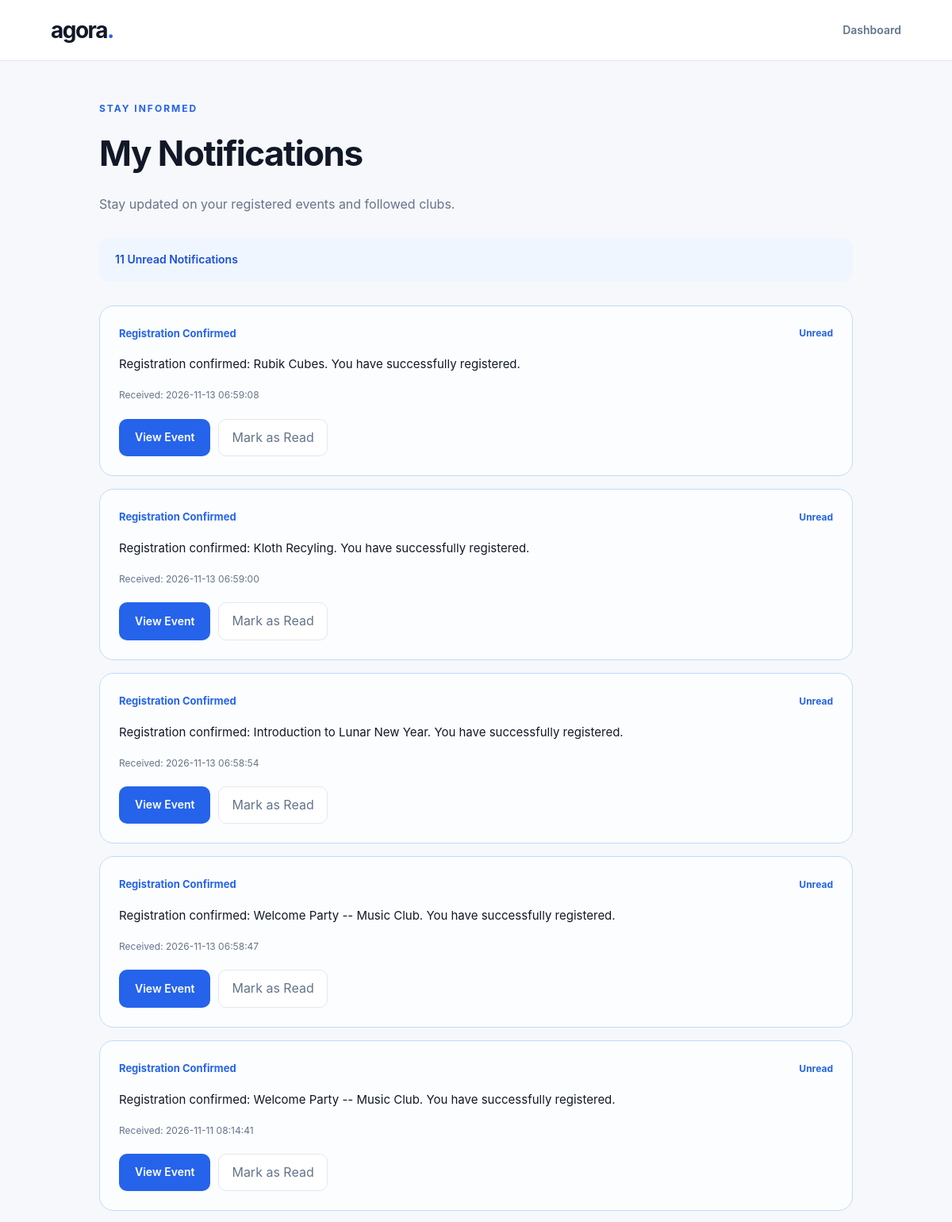
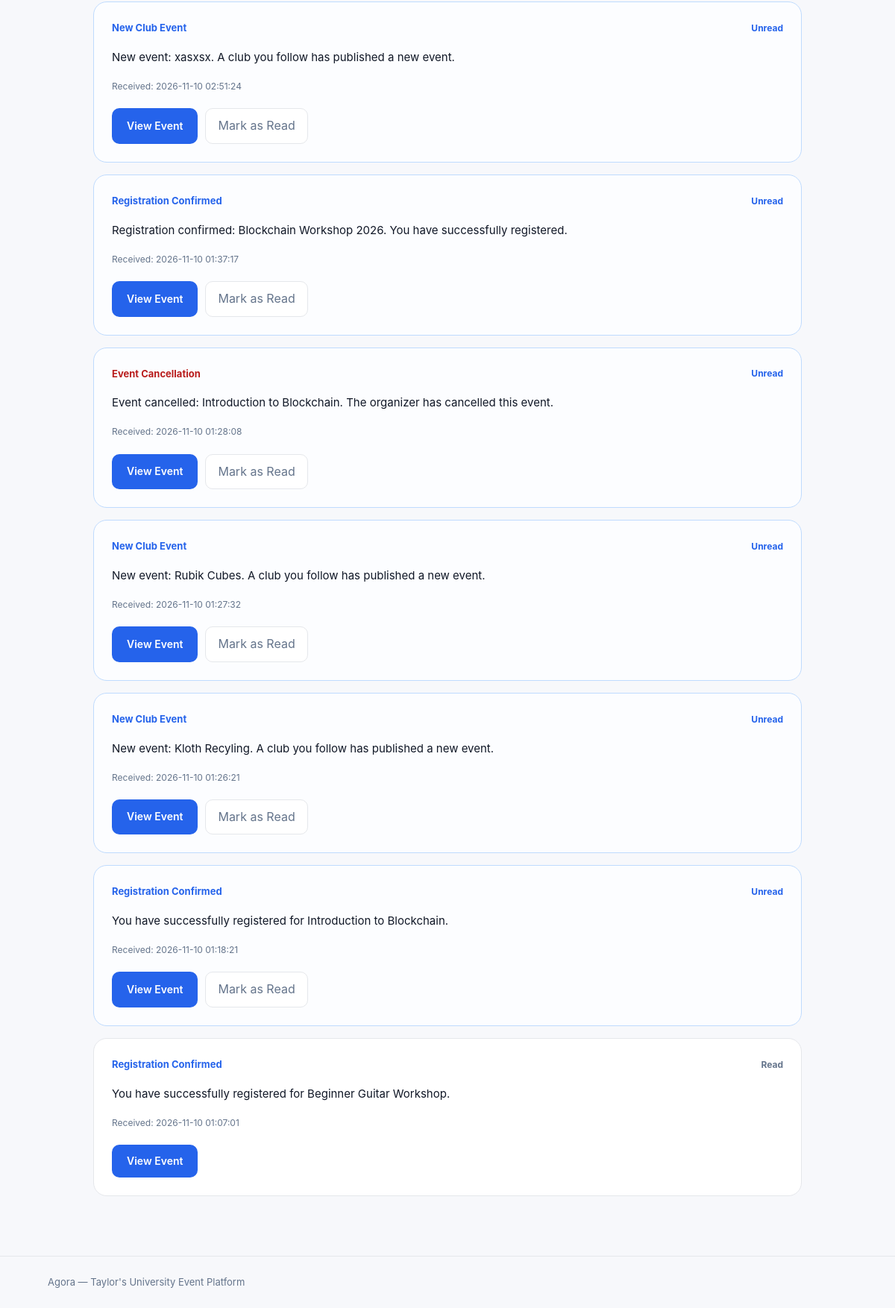
Screenshot of /notifications.php (signed in) with the database file from the repository (2 pictures, top to bottom).
### tables this page shows
CREATE TABLE `notifications` (
  `notification_id` int NOT NULL,
  `user_id` int NOT NULL,
  `event_id` int DEFAULT NULL,
  `notification_type` varchar(30) NOT NULL,
  `message` varchar(255) NOT NULL,
  `is_read` tinyint(1) NOT NULL DEFAULT '0',
  `created_at` timestamp NULL DEFAULT CURRENT_TIMESTAMP
);

### notifications.php (the view, shortened to what this page needs)
<?php
require_once "pdo.php";
$user_id = $_SESSION["user_id"];
$sql = "SELECT
            notification_id,
            event_id,
            notification_type,
            message,
            is_read,
            created_at
        FROM notifications
        WHERE user_id = ?
        ORDER BY created_at DESC,
                 notification_id DESC";
$stmt = $pdo->prepare($sql);
$stmt->execute([$user_id]);
$notifications = $stmt->fetchAll(
    PDO::FETCH_ASSOC
);
$unread_count = 0;
foreach ($notifications as $notification) {
    if ($notification["is_read"] == 0) {
        $unread_count++;
    }
}
$type_labels = [
    "registration" => "Registration Confirmed",
    "reminder" => "Event Reminder",
    "event_update" => "Event Update",
    "event_cancelled" => "Event Cancellation",
    "new_event" => "New Club Event"
];
?>
<!DOCTYPE html>
<html lang="en">
<head>
    <link rel="stylesheet" href="style.css">
</head>
<body>
<header class="site-header">
    <div class="container header-content">
        <a href="dashboard.php" class="brand">
            agora<span>.</span>
        </a>
        <a href="dashboard.php" class="logout">
            Dashboard
        </a>
    </div>
</header>
<main class="container notifications-page">
    <div class="eyebrow">
        Stay Informed
    </div>
    <h1>My Notifications</h1>
    <p class="notifications-intro">
        Stay updated on your registered events
        and followed clubs.
    </p>
    <div class="notifications-summary">
        <?php echo $unread_count; ?>
        Unread Notification<?php
            echo $unread_count == 1 ? "" : "s";
        ?>
    </div>
    <?php if (count($notifications) == 0) { ?>
        <div class="notification-empty">
            <h2>No Notifications Yet</h2>
            <p>
                You will see registration confirmations,
                reminders and club updates here.
            </p>
            <a href="index.php" class="btn-primary">
                Browse Events
            </a>
        </div>
    <?php } else { ?>
        <div class="notifications-list">
            <?php foreach ($notifications as $notification) { ?>
                <?php
                $type = $notification["notification_type"];
                $type_label =
                    $type_labels[$type] ?? "Notification";
                $is_unread =
                    $notification["is_read"] == 0;
                $card_class = "notification-card";
                if ($is_unread) {
                    $card_class .= " notification-unread";
                }
                $type_class = "notification-type";
                if ($type == "event_cancelled") {
                    $type_class .= " notification-danger";
                } elseif ($type == "reminder") {
                    $type_class .= " notification-warning";
                }
                ?>
                <article class="<?php
                    echo $card_class;
                ?>">
                    <div class="notification-top">
                        <span class="<?php
                            echo $type_class;
                        ?>">
                            <?php echo htmlspecialchars(
                                $type_label
                            ); ?>
                        </span>
                        <?php if ($is_unread) { ?>
                            <span class="notification-status
                                         notification-status-unread">
                                Unread
                            </span>
                        <?php } else { ?>
                            <span class="notification-status">
                                Read
                            </span>
                        <?php } ?>
                    </div>
                    <p class="notification-message">
                        <?php echo htmlspecialchars(
                            $notification["message"]
                        ); ?>
                    </p>
                    <div class="notification-date">
                        Received:
                        <?php echo htmlspecialchars(
                            $notification["created_at"]
                        ); ?>
                    </div>
                    <div class="notification-actions">
                        <?php if (!empty(
                            $notification["event_id"]
                        )) { ?>
                            <a class="btn-primary"
                               href="event_details.php?id=<?php
                                   echo (int)$notification["event_id"];
                               ?>">
                                View Event
                            </a>
                        <?php } ?>
                        <?php if ($is_unread) { ?>
                            <form action="notifications.php"
                                  method="POST">
                                <button type="submit"
                                        class="btn-secondary">
                                    Mark as Read
                                </button>
                            </form>
                        <?php } ?>
                    </div>
                </article>
            <?php } ?>
        </div>
    <?php } ?>
</main>
<footer class="footer">
    <div class="container">
        Agora — Taylor's University Event Platform
    </div>
</footer>
</body>
</html>

### style.css (style rules this page uses)
:root { --primary: #2563eb; --background: #f7f8fb; --surface: #ffffff; --text: #111827; --secondary: #64748b; --border: #e5e7eb; }
* { box-sizing: border-box; }
body { margin: 0; background: var(--background); color: var(--text); font-family: -apple-system, BlinkMacSystemFont, "Segoe UI", Arial, sans-serif; line-height: 1.6; }
a { color: inherit; text-decoration: none; }
.container { width: 100%; max-width: 1120px; margin: 0 auto; padding: 0 24px; }
.site-header { background: var(--surface); border-bottom: 1px solid var(--border); }
.header-content { min-height: 76px; display: flex; align-items: center; justify-content: space-between; gap: 20px; }
.brand { font-size: 28px; font-weight: 750; letter-spacing: -1.5px; }
.brand span { color: var(--primary); }
.logout { color: var(--secondary); font-size: 14px; font-weight: 600; }
.eyebrow { font-size: 12px; font-weight: 700; letter-spacing: 2px; color: var(--primary); text-transform: uppercase; }
.footer { border-top: 1px solid var(--border); padding: 24px 0; color: var(--secondary); font-size: 13px; }
.btn-primary { display: inline-flex; justify-content: center; align-items: center; min-height: 44px; padding: 10px 20px; background: var(--primary); color: white; border: 0; border-radius: 10px; font: inherit; font-size: 14px; font-weight: 600; cursor: pointer; }
.btn-secondary { display: inline-flex; align-items: center; padding: 10px 16px; min-height: 44px; border: 1px solid var(--border); border-radius: 10px; background: white; color: var(--secondary); font-size: 14px; }
.notifications-page { padding: 50px 0 80px; max-width: 950px; }
.notifications-page h1 { font-size: clamp(32px, 5vw, 44px); letter-spacing: -1.5px; margin: 12px 0; }
.notifications-intro { color: var(--secondary); margin-bottom: 30px; }
.notifications-summary { background: #eff6ff; color: #1d4ed8; border-radius: 12px; padding: 16px 20px; font-size: 14px; font-weight: 600; margin-bottom: 30px; }
.notifications-list { display: flex; flex-direction: column; gap: 16px; }
.notification-card { background: white; border: 1px solid var(--border); border-radius: 18px; padding: 24px; }
.notification-unread { border-color: #bfdbfe; background: #fcfdff; }
.notification-top { display: flex; justify-content: space-between; align-items: center; gap: 15px; margin-bottom: 14px; }
.notification-type { font-size: 13px; font-weight: 700; color: var(--primary); }
.notification-danger { color: #b91c1c; }
.notification-status { font-size: 12px; font-weight: 700; color: var(--secondary); }
.notification-status-unread { color: var(--primary); }
.notification-message { color: var(--text); font-size: 15px; line-height: 1.8; overflow-wrap: anywhere; margin-bottom: 16px; }
.notification-date { color: var(--secondary); font-size: 12px; }
.notification-actions { display: flex; flex-wrap: wrap; gap: 10px; margin-top: 20px; }
.notification-actions form { margin: 0; }
.notification-actions button { cursor: pointer; font: inherit; }

### rows the page displays
notifications: notification_type "Registration Confirmed", is_read "Unread", message "Registration confirmed: Rubik Cubes. You have successfully registered.", created_at "2026-11-13 06:59:08"
notifications: notification_type "Registration Confirmed", is_read "Unread", message "Registration confirmed: Kloth Recyling. You have successfully registered.", created_at "2026-11-13 06:59:00"
notifications: notification_type "Registration Confirmed", is_read "Unread", message "Registration confirmed: Introduction to Lunar New Year. You have successfully registered.", created_at "2026-11-13 06:58:54"
notifications: notification_type "Registration Confirmed", is_read "Unread", message "Registration confirmed: Welcome Party -- Music Club. You have successfully registered.", created_at "2026-11-13 06:58:47"
notifications: notification_type "Registration Confirmed", is_read "Unread", message "Registration confirmed: Welcome Party -- Music Club. You have successfully registered.", created_at "2026-11-11 08:14:41"
notifications: notification_type "New Club Event", is_read "Unread", message "New event: xasxsx. A club you follow has published a new event.", created_at "2026-11-10 02:51:24"
notifications: notification_type "Registration Confirmed", is_read "Unread", message "Registration confirmed: Blockchain Workshop 2026. You have successfully registered.", created_at "2026-11-10 01:37:17"
notifications: notification_type "Event Cancellation", is_read "Unread", message "Event cancelled: Introduction to Blockchain. The organizer has cancelled this event.", created_at "2026-11-10 01:28:08"
notifications: notification_type "New Club Event", is_read "Unread", message "New event: Rubik Cubes. A club you follow has published a new event.", created_at "2026-11-10 01:27:32"
notifications: notification_type "New Club Event", is_read "Unread", message "New event: Kloth Recyling. A club you follow has published a new event.", created_at "2026-11-10 01:26:21"
notifications: notification_type "Registration Confirmed", is_read "Unread", message "You have successfully registered for Introduction to Blockchain.", created_at "2026-11-10 01:18:21"
notifications: notification_type "Registration Confirmed", is_read "Read", message "You have successfully registered for Beginner Guitar Workshop.", created_at "2026-11-10 01:07:01"

### other values shown
$unread_count "11"
